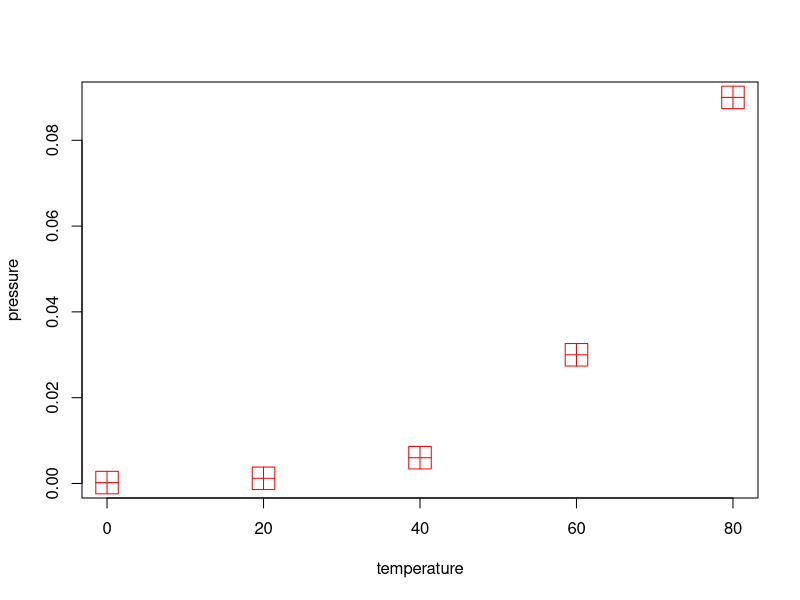

Reproduce this figure in R.
## ---- chunk 1
knitr::opts_chunk$set(echo = TRUE)
## ---- chunk 2
summary(cars)
## ---- chunk 3
summary (pressure)
## ---- chunk 4
summary (pressure)
## ---- chunk 5
pressure <- subset (pressure, temperature < 100)
## ---- chunk 6
plot (pressure, cex= 3, pch = 12, col= "red") #cex indica tamaño de punto, el pch indica la forma del punto y color
## ---- chunk 7
library(flextable)
library(officer)
library (tidyverse)

str(iris)
names (iris)
iris_tidy <- iris %>% #the pipe, sirve para anidar distintas filas de codigo. Lo que hay antes de la pipa, lo pone despues. 
  mutate_if(is.numeric, round,digits = 1) #si es numerica, ponlo con 1 digitos, es decir numero entero
str (iris_tidy)

## creamos la tabla

doc <- read_docx()# "ponemos la ruta de destino"
iris_sel <- iris_tidy %>%
  rename("sepal lenght" = Sepal.Length, "petal lenght" = Petal.Length)

names (iris_sel)

ftable <- flextable(iris_sel) # ftable <- flextable(iris_sel) %>% align ()
ftable <- align(ftable, align = "center", part= "header") #para alinearlo
ftable <- align(ftable, align = "center", part= "body")
ftable <- colformat_num (ftable, col_keys = c("sepal lenght", "petal lenght"), digits = 0) #solo quiero cambios en a 0 digitos en esas columnas
doc <- body_add_flextable(doc, value = ftable)
print(doc, target = "mi primera tabla.docx")

## ---- chunk 8
library(plyr)

doc <- read_docx()

#con tapply
mpw <- tapply(iris$Petal.Length, iris$Petal.Length, mean)
sdpw <- tapply(iris$Petal.Length, iris$Petal.Length, sd)

#con ddply
intento <- ddply(iris,.(Species), summarize,
                 mean = mean(Petal.Length),
                 sd = sd (Petal.Length))

ftable <- flextable(intento) # ftable <- flextable(iris_sel) %>% align ()
ftable <- align(ftable, align = "center", part= "header") #para alinearlo
ftable <- align(ftable, align = "center", part= "body")
ftable <- colformat_num (ftable, col_keys = c("mean", "sd"), digits = 1) #solo quiero cambios en a 0 digitos en esas columnas
doc <- body_add_flextable(doc, value = ftable)
print(doc, target = "mi primera tabla.docx")
